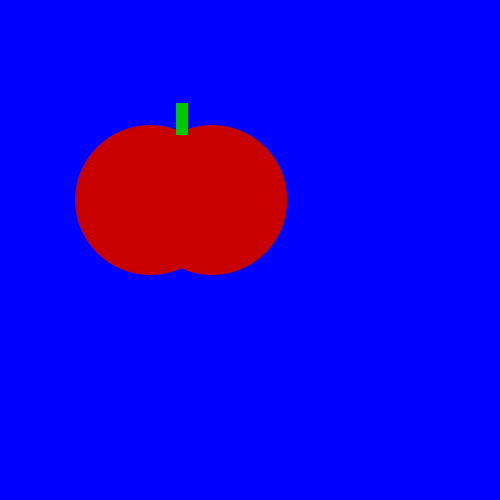
Frame 1 (no input)
Frame 60 (the mouse pressed at the canvas centre just before this capture): identical to frame 1, image omitted
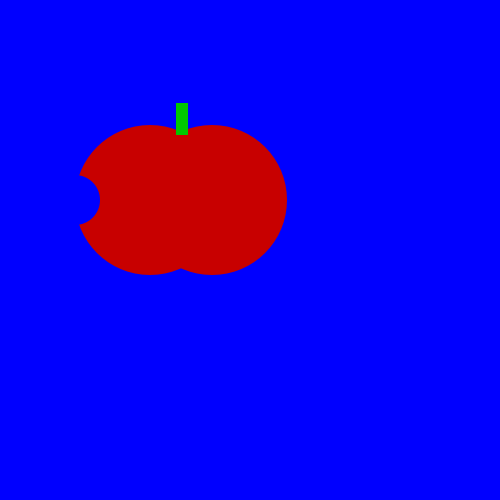
Frame 120 (the mouse held since frame 60 and released just before this capture)

The Processing sketch that drew these frames (run headless with seeded random() and noise(); from frame 60 on, the mouse is pressed at the canvas centre):

// Processing sketch: sketch__05_tasty_tomato
// ── sketch__05_tasty_tomato.pde
void setup() {
    size(500, 500);
}
void draw() {
    background(0, 0, 255);
    noStroke();
    fill(200,0,0);
    ellipse(150, 200, 150, 150);
    ellipse(212, 200, 150, 150);
    fill(0,200,0);
    rect(176, 103, 12, 32);
    if(mousePressed) {
    fill(0,0,255);
    ellipse(150-75,200,50,50);
 
    
}
}
